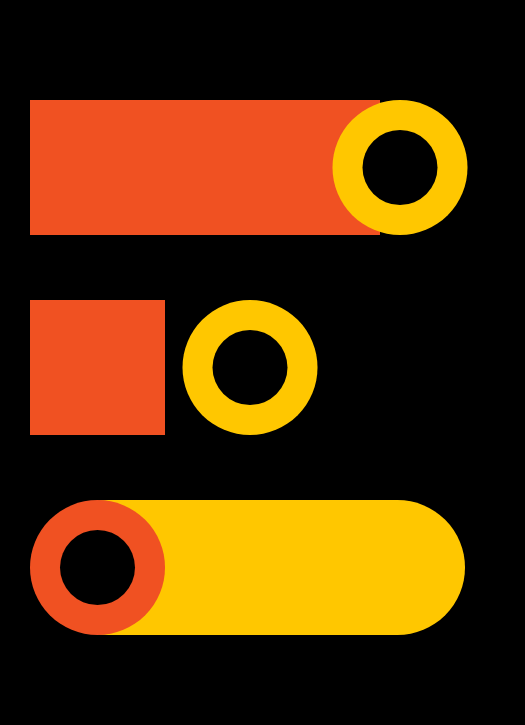
Frame 1 (no input)
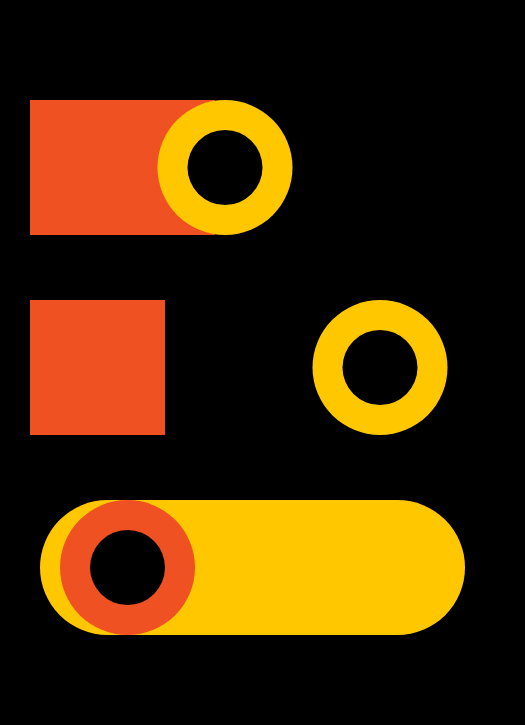
Frame 60 (no input)
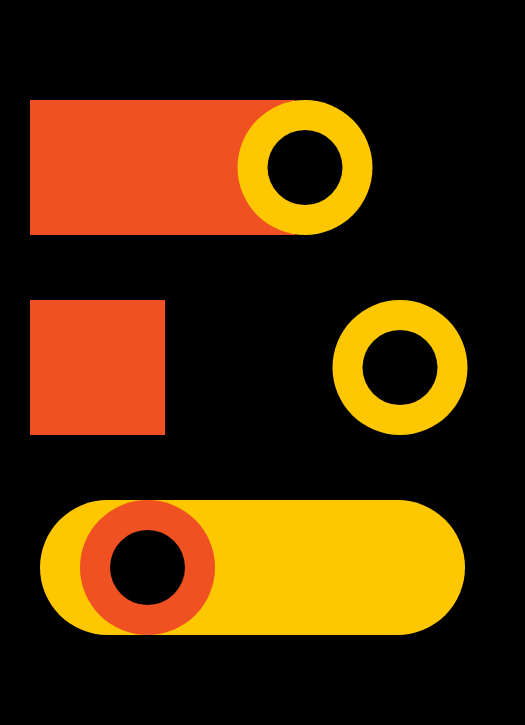
Frame 120 (the mouse pressed at the canvas centre since frame 60)

The p5.js sketch that drew these frames (run headless with seeded random() and noise() and a simulated clock; from frame 60 on, the mouse is pressed at the canvas centre):

// p5.js sketch
// ── sketch.js
var rectX = 350;
var circleX = 400;
var speedX = 5;

var circleY = 250;
var speedY = 10;

var circleZ = 97.5;
var speedZ = 10;


function setup() {
  createCanvas(525, 725);
}

function draw() {
background(0);



//row 1

fill(240, 81, 34);  
noStroke(); 
rect(30, 100, rectX, 135);

fill(255, 199, 0);  
noStroke(); 
ellipse(circleX, 167.5, 135, 135);

fill(0,0,0);  
noStroke(); 
ellipse(circleX, 167.5, 75, 75);

if (rectX > 435) {
  speedX = -5;
} 

if (rectX < 80) {
  speedX = 5;
} 

rectX = rectX + speedX;

if (circleX > 457.5) {
  speedX = -5;
}  

if (circleX < 97.5) {
  speedX = 5;
}  

circleX = circleX + speedX;



//row 2

fill(240, 81, 34);  
noStroke(); 
rect(30, 300, 135, 135);

fill(255, 199, 0);  
noStroke(); 
ellipse(circleY, 367.5, 135, 135);

fill(0,0,0);  
noStroke(); 
ellipse(circleY, 367.5, 75, 75);

if (circleY > 457.5) {
  speedY = -10;
}  

if (circleY < 232.5) {
  speedY = 10;
}  

circleY = circleY + speedY;



//row 3

fill(255, 199, 0);  
noStroke(); 
rect(40, 500, 425, 135, 67.5)

fill(240, 81, 34);  
noStroke(); 
ellipse(circleZ, 567.5, 135, 135);

fill(0,0,0);  
noStroke(); 
ellipse(circleZ, 567.5, 75, 75);

if (circleZ > 397.5) {
  speedZ = -10;
}  

if (circleZ < 107.5) {
  speedZ = 10;
}  

circleZ = circleZ + speedZ;

}


  
